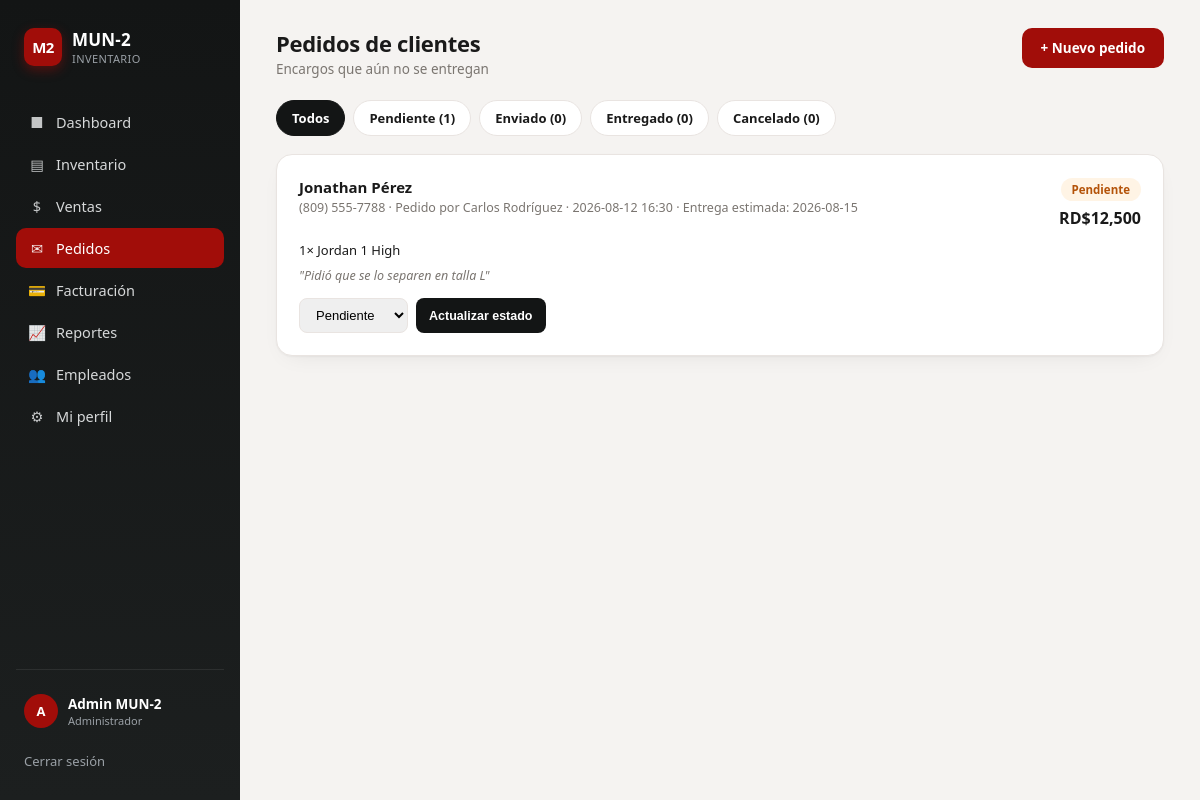
/pedidos (signed in), run on the app's committed database.
### tables this page shows
CREATE TABLE pedidos (
            id INTEGER PRIMARY KEY AUTOINCREMENT,
            fecha_pedido TEXT NOT NULL,
            cliente_nombre TEXT NOT NULL,
            cliente_telefono TEXT,
            vendedor TEXT NOT NULL,
            estado TEXT NOT NULL DEFAULT 'Pendiente' CHECK (estado IN ('Pendiente', 'Enviado', 'Entregado', 'Cancelado')),
            fecha_entrega_estimada TEXT,
            notas TEXT,
            total INTEGER NOT NULL DEFAULT 0
        );

CREATE TABLE pedido_items (
            id INTEGER PRIMARY KEY AUTOINCREMENT,
            pedido_id INTEGER NOT NULL REFERENCES pedidos(id) ON DELETE CASCADE,
            sku TEXT NOT NULL,
            nombre TEXT NOT NULL,
            cantidad INTEGER NOT NULL,
            precio INTEGER NOT NULL
        );

### app.py (the view)
@app.route("/pedidos")
@login_required
def pedidos():
    db = get_db()
    estado = request.args.get("estado", "").strip()
    query = "SELECT * FROM pedidos WHERE 1=1"
    params = []
    if estado:
        query += " AND estado = ?"
        params.append(estado)
    query += " ORDER BY CASE estado WHEN 'Pendiente' THEN 0 WHEN 'Enviado' THEN 1 ELSE 2 END, id DESC"
    filas = db.execute(query, params).fetchall()
    pedidos_con_items = []
    for pedido in filas:
        items = db.execute(
            "SELECT * FROM pedido_items WHERE pedido_id = ?", (pedido["id"],)
        ).fetchall()
        pedidos_con_items.append({"pedido": pedido, "productos": items})
    conteos = db.execute(
        "SELECT estado, COUNT(*) AS n FROM pedidos GROUP BY estado"
    ).fetchall()
    conteos_dict = {c["estado"]: c["n"] for c in conteos}
    return render_template(
        "pedidos.html",
        pedidos_con_items=pedidos_con_items,
        estado_actual=estado,
        conteos=conteos_dict,
    )

### app.py (called while the page is built)
def get_db():
    if "db" not in g:
        g.db = get_connection()
    return g.db

def login_required(view):
    @wraps(view)
    def wrapped(*args, **kwargs):
        if "usuario_id" not in session:
            return redirect(url_for("login"))
        return view(*args, **kwargs)
    return wrapped

@app.context_processor
def inject_globals():
    ahora = datetime.now()
    fecha_hoy = f"{ahora.day} de {MESES_ES[ahora.month - 1]}, {ahora.year}"
    return {
        "tienda_nombre": "MUN-2",
        "usuario_actual": session.get("nombre"),
        "rol_actual": session.get("rol"),
        "fecha_hoy": fecha_hoy,
    }

### database.py (called while the page is built)
def get_connection():
    conn = sqlite3.connect(DB_PATH)
    conn.row_factory = sqlite3.Row
    conn.execute("PRAGMA foreign_keys = ON")
    return conn

### templates/pedidos.html (shortened to what this page needs)
{% extends "base.html" %}
{% block content %}
<div class="page-header">
  <div>
    <div class="page-title">Pedidos de clientes</div>
    <div class="page-sub">Encargos que aún no se entregan</div>
  </div>
  <a class="btn btn-primary" href="{{ url_for('pedido_nuevo') }}">+ Nuevo pedido</a>
</div>
<div class="tabs">
  <a class="tab-link {% if not estado_actual %}active{% endif %}" href="{{ url_for('pedidos') }}">Todos</a>
  <a class="tab-link {% if estado_actual == 'Pendiente' %}active{% endif %}" href="{{ url_for('pedidos', estado='Pendiente') }}">Pendiente ({{ conteos.get('Pendiente', 0) }})</a>
  <a class="tab-link {% if estado_actual == 'Enviado' %}active{% endif %}" href="{{ url_for('pedidos', estado='Enviado') }}">Enviado ({{ conteos.get('Enviado', 0) }})</a>
  <a class="tab-link {% if estado_actual == 'Entregado' %}active{% endif %}" href="{{ url_for('pedidos', estado='Entregado') }}">Entregado ({{ conteos.get('Entregado', 0) }})</a>
  <a class="tab-link {% if estado_actual == 'Cancelado' %}active{% endif %}" href="{{ url_for('pedidos', estado='Cancelado') }}">Cancelado ({{ conteos.get('Cancelado', 0) }})</a>
</div>
{% if pedidos_con_items %}
{% for item in pedidos_con_items %}
<div class="card" style="margin-bottom:14px;">
  <div style="display:flex; justify-content:space-between; align-items:flex-start; flex-wrap:wrap; gap:10px;">
    <div>
      <div style="font-weight:700; font-size:15px;">{{ item.pedido.cliente_nombre }}</div>
      <div style="font-size:12.5px; color:var(--muted); margin-top:2px;">
        {{ item.pedido.cliente_telefono or 'Sin teléfono' }} &middot; Pedido por {{ item.pedido.vendedor }} &middot; {{ item.pedido.fecha_pedido }}
        {% if item.pedido.fecha_entrega_estimada %} &middot; Entrega estimada: {{ item.pedido.fecha_entrega_estimada }}{% endif %}
      </div>
    </div>
    <div style="text-align:right;">
      {% if item.pedido.estado == 'Pendiente' %}<span class="pill pill-amber">Pendiente</span>
      {% elif item.pedido.estado == 'Enviado' %}<span class="pill pill-black">Enviado</span>
      {% elif item.pedido.estado == 'Entregado' %}<span class="pill pill-green">Entregado</span>
      {% else %}<span class="pill pill-gray">Cancelado</span>{% endif %}
      <div style="font-weight:800; margin-top:6px;">RD${{ "{:,}".format(item.pedido.total) }}</div>
    </div>
  </div>
  <div style="margin-top:12px; font-size:13px; color:var(--text);">
    {% for p in item.productos %}
      {{ p.cantidad }}&times; {{ p.nombre }}{% if not loop.last %}, {% endif %}
    {% endfor %}
  </div>
  {% if item.pedido.notas %}
  <div style="margin-top:8px; font-size:12.5px; color:var(--muted); font-style:italic;">"{{ item.pedido.notas }}"</div>
  {% endif %}
  <form method="post" action="{{ url_for('pedido_estado', pedido_id=item.pedido.id) }}" style="margin-top:14px; display:flex; gap:8px; flex-wrap:wrap;">
    <select name="estado" style="padding:8px 12px; border-radius:8px; border:1px solid var(--border); font-size:13px;">
      <option value="Pendiente" {% if item.pedido.estado == 'Pendiente' %}selected{% endif %}>Pendiente</option>
    </select>
    <button class="btn btn-sm btn-dark" type="submit">Actualizar estado</button>
  </form>
</div>
{% endfor %}
{% endif %}
{% endblock %}

### templates/base.html (style rules this page uses)
:root { --red:#A10D09; --red-dark:#7C0A07; --red-soft:#FDE9E8; --black:#131515; --charcoal:#1C1F1F; --slate:#525E6A; --bg:#F5F3F1; --card:#FFFFFF; --border:#E9E4E1; --text:#1A1A1A; --muted:#7A7570; --success:#1F9D55; --success-soft:#E7F7EE; --radius:16px; --shadow:0 1px 2px rgba(20,15,12,0.04), 0 8px 24px -12px rgba(20,15,12,0.10); }
* { box-sizing:border-box; }
body { margin:0; font-family:'Segoe UI', system-ui, -apple-system, Roboto, Helvetica, Arial, sans-serif; background:var(--bg); color:var(--text); display:flex; min-height:100vh; }
a { text-decoration:none; color:inherit; }
.page-title { font-size:24px; font-weight:800; letter-spacing:-0.3px; }
.page-sub { font-size:13.5px; color:var(--muted); margin-top:2px; }
.card { background:var(--card); border:1px solid var(--border); border-radius:var(--radius); box-shadow:var(--shadow); padding:22px; }
.page-header { display:flex; align-items:flex-start; justify-content:space-between; flex-wrap:wrap; gap:14px; margin-bottom:22px; }
.page-header .page-title { font-size:22px; }
.btn { display:inline-flex; align-items:center; gap:7px; justify-content:center; padding:10px 18px; border-radius:10px; font-size:13.5px; font-weight:700; border:1px solid transparent; cursor:pointer; text-decoration:none; }
.btn-primary { background:var(--red); color:#fff; }
.btn-dark { background:var(--black); color:#fff; }
.btn-sm { padding:6px 12px; font-size:12.5px; border-radius:8px; }
.pill { display:inline-flex; align-items:center; padding:4px 11px; border-radius:999px; font-size:11.5px; font-weight:700; }
.pill-amber { background:#FFF4E5; color:#B45309; }
.tabs { display:flex; gap:8px; margin-bottom:18px; flex-wrap:wrap; }
.tab-link { padding:8px 15px; border-radius:999px; font-size:13px; font-weight:600; background:#fff; border:1px solid var(--border); color:var(--text); }
.tab-link.active { background:var(--black); color:#fff; border-color:var(--black); }

### data on the page
pedidos: pedido.cliente_nombre "Jonathan Pérez", pedido "(809) 555-7788", pedido.vendedor "Carlos Rodríguez", pedido.fecha_pedido "2026-08-12 16:30", pedido.fecha_entrega_estimada "2026-08-15", pedido.total "12,500", pedido.notas "Pidió que se lo separen en talla L", estado "Pendiente"
pedido_items: cantidad "1", nombre "Jordan 1 High"

### other printed values
{{ (usuario_actual or "U")[0] }} "A"
{{ usuario_actual }} "Admin MUN-2"
{{ rol_actual }} "Administrador"
{{ conteos.get('Pendiente', 0) }} "1"
{{ conteos.get('Enviado', 0) }} "0"
{{ conteos.get('Entregado', 0) }} "0"
{{ conteos.get('Cancelado', 0) }} "0"
